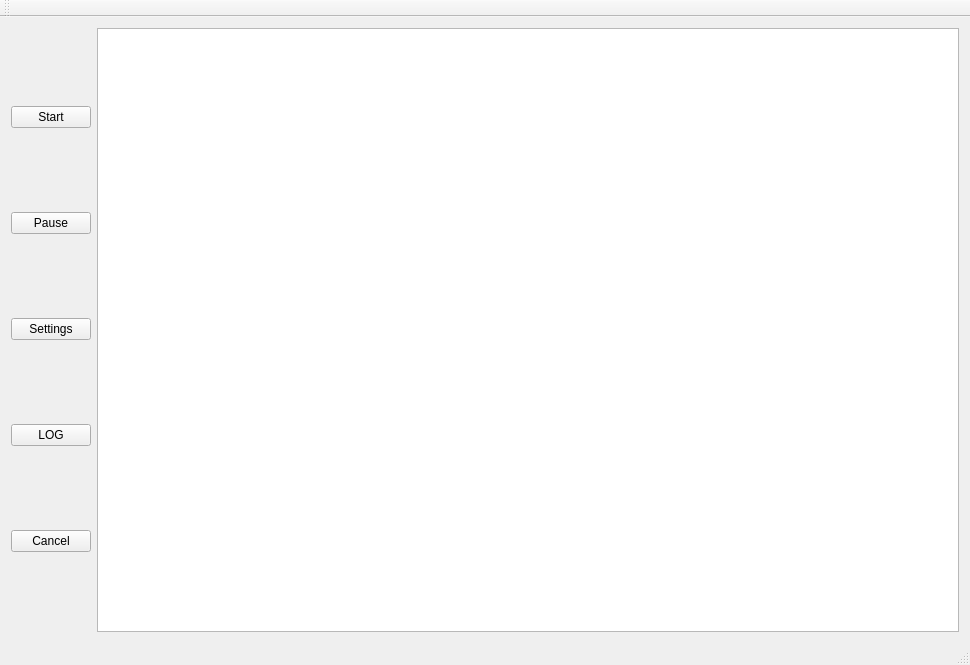
<?xml version="1.0" encoding="UTF-8"?>
<ui version="4.0">
 <class>SDRClass</class>
 <widget class="QMainWindow" name="SDRClass">
  <property name="geometry">
   <rect>
    <x>0</x>
    <y>0</y>
    <width>970</width>
    <height>665</height>
   </rect>
  </property>
  <property name="windowTitle">
   <string>SDR</string>
  </property>
  <widget class="QWidget" name="centralWidget">
   <layout class="QGridLayout" name="gridLayout">
    <item row="0" column="0">
     <layout class="QVBoxLayout" name="verticalLayout">
      <item>
       <widget class="QPushButton" name="pushButton">
        <property name="text">
         <string>Start</string>
        </property>
       </widget>
      </item>
      <item>
       <widget class="QPushButton" name="pushButton_2">
        <property name="text">
         <string>Pause</string>
        </property>
       </widget>
      </item>
      <item>
       <widget class="QPushButton" name="pushButton_3">
        <property name="text">
         <string>Settings</string>
        </property>
       </widget>
      </item>
      <item>
       <widget class="QPushButton" name="pushButton_4">
        <property name="text">
         <string>LOG</string>
        </property>
       </widget>
      </item>
      <item>
       <widget class="QPushButton" name="pushButton_5">
        <property name="text">
         <string>Cancel</string>
        </property>
       </widget>
      </item>
     </layout>
    </item>
    <item row="0" column="1">
     <widget class="QTableView" name="tableView"/>
    </item>
   </layout>
  </widget>
  <widget class="QMenuBar" name="menuBar">
   <property name="geometry">
    <rect>
     <x>0</x>
     <y>0</y>
     <width>970</width>
     <height>23</height>
    </rect>
   </property>
  </widget>
  <widget class="QToolBar" name="mainToolBar">
   <attribute name="toolBarArea">
    <enum>TopToolBarArea</enum>
   </attribute>
   <attribute name="toolBarBreak">
    <bool>false</bool>
   </attribute>
  </widget>
  <widget class="QStatusBar" name="statusBar"/>
 </widget>
 <layoutdefault spacing="6" margin="11"/>
 <resources>
  <include location="SDR.qrc"/>
 </resources>
 <connections/>
</ui>
